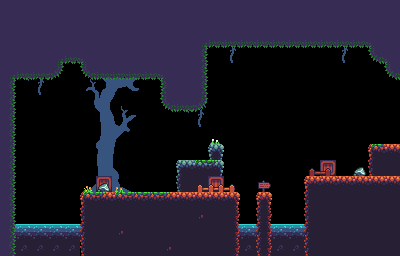

Below is a game level as drawn by its tile map, then a one-line description and the .tmx file that defines it, in full:
An orthogonal 25x16 tile map with 16x16 px tiles, 4 tile layers (back, pushing, middle, front) and 2 objects (Player, Map 2).

<map version="1.0" orientation="orthogonal" renderorder="right-down" width="25" height="16" tilewidth="16" tileheight="16" nextobjectid="8">
 <tileset firstgid="1" name="level" tilewidth="16" tileheight="16" tilecount="136" columns="17">
  <image source="../tilesets/level.png" width="272" height="128" />
 </tileset>
 <layer name="back" width="25" height="16">
  <data encoding="csv">
0,0,0,0,0,0,0,0,0,0,0,0,0,0,0,0,0,0,0,0,0,0,0,0,0,
0,0,0,0,0,0,0,0,0,0,0,0,0,0,0,0,0,0,0,0,0,0,0,0,0,
0,0,0,0,0,0,0,0,0,0,0,0,0,0,0,0,0,0,0,0,0,0,0,0,0,
0,0,0,0,0,0,0,0,0,0,0,0,0,0,0,0,0,0,0,0,0,0,0,0,0,
0,1,2,0,0,3,4,5,6,7,0,0,0,0,0,0,0,0,0,0,0,0,0,0,0,
0,18,19,0,0,20,21,22,23,24,0,0,0,0,0,0,0,0,0,0,0,0,0,0,0,
0,0,0,0,0,37,38,39,40,41,0,1,2,0,0,0,0,0,0,0,0,0,0,0,0,
0,0,0,0,0,54,55,56,57,58,0,18,19,0,0,0,0,0,0,0,0,0,0,0,0,
0,0,0,0,0,71,72,73,74,75,0,0,0,0,0,0,0,0,0,0,0,0,0,0,0,
0,0,0,0,0,88,89,90,91,92,0,0,0,48,0,0,0,0,0,0,0,0,0,0,0,
0,0,0,0,0,105,106,107,108,109,0,45,42,61,0,0,0,0,0,0,0,0,0,0,0,
0,0,0,0,0,122,123,124,125,126,0,62,29,64,0,0,32,0,0,0,0,0,0,0,0,
0,0,0,0,0,0,0,0,0,0,0,0,0,0,0,0,0,0,0,0,0,0,0,0,0,
0,0,0,0,0,0,0,0,0,0,0,0,0,0,0,0,0,0,0,0,0,0,0,0,0,
94,94,94,94,94,94,0,0,0,0,0,0,0,0,94,94,94,94,94,94,0,0,0,0,0,
111,111,111,111,111,0,0,0,0,0,0,0,0,0,111,111,111,111,111,111,0,0,0,0,0
</data>
 </layer>
 <layer name="pushing" width="25" height="16">
  <data encoding="csv">
0,0,0,0,0,0,0,0,0,0,0,0,0,0,0,0,0,0,0,0,0,0,0,0,0,
0,0,0,0,0,0,0,0,0,0,0,0,0,0,0,0,0,0,0,0,0,0,0,0,0,
0,0,0,0,0,0,0,0,0,0,0,0,0,0,0,0,0,0,0,0,0,0,0,0,0,
0,0,0,0,0,0,0,0,0,0,0,0,0,0,0,0,0,0,0,0,0,0,0,0,0,
0,0,0,0,0,0,0,0,0,0,0,0,0,0,0,0,0,0,0,0,0,0,0,0,0,
0,0,0,0,0,0,0,0,0,0,0,0,0,0,0,0,0,0,0,0,0,0,0,0,0,
0,0,0,0,0,0,0,0,0,0,0,0,0,0,0,0,0,0,0,0,0,0,0,0,0,
0,0,0,0,0,0,0,0,0,0,0,0,0,0,0,0,0,0,0,0,0,0,0,0,0,
0,0,0,0,0,0,0,0,0,0,0,0,0,0,0,0,0,0,0,0,0,0,0,0,0,
0,0,0,0,0,0,0,0,0,0,0,0,0,0,0,0,0,0,0,0,0,0,0,0,0,
0,0,0,0,0,0,0,0,0,0,0,0,0,0,0,0,0,0,0,0,77,0,0,0,0,
0,0,0,0,0,0,77,0,0,0,0,0,0,77,0,0,0,0,0,0,0,0,0,0,0,
0,0,0,0,0,0,0,0,0,0,0,0,0,0,0,0,0,0,0,0,0,0,0,0,0,
0,0,0,0,0,0,0,0,0,0,0,0,0,0,0,0,0,0,0,0,0,0,0,0,0,
0,0,0,0,0,0,0,0,0,0,0,0,0,0,0,0,0,0,0,0,0,0,0,0,0,
0,0,0,0,0,0,0,0,0,0,0,0,0,0,0,0,0,0,0,0,0,0,0,0,0
</data>
 </layer>
 <layer name="middle" width="25" height="16">
  <data encoding="csv">
98,98,98,98,98,98,98,98,98,98,98,98,98,98,98,98,98,98,98,98,0,0,0,0,0,
98,98,98,98,98,98,98,98,98,98,98,98,98,98,98,98,98,98,98,98,0,0,0,0,0,
98,98,98,98,98,98,98,98,98,98,98,98,78,115,115,115,115,115,115,115,115,115,115,79,0,
98,98,98,78,115,79,98,98,98,98,98,98,99,0,0,0,0,0,0,0,0,0,0,114,79,
78,115,115,116,0,114,115,115,115,115,79,98,99,0,0,0,0,0,0,0,0,0,0,0,114,
99,0,0,0,0,0,0,0,0,0,97,98,99,0,0,0,0,0,0,0,0,0,0,0,0,
99,0,0,0,0,0,0,0,0,0,114,115,116,0,0,0,0,0,0,0,0,0,0,0,0,
99,0,0,0,0,0,0,0,0,0,0,0,0,0,0,0,0,0,0,0,0,0,0,0,0,
99,0,0,0,0,0,0,0,0,0,0,0,0,0,0,0,0,0,0,0,0,0,0,0,0,
99,0,0,0,0,0,0,0,0,0,0,0,0,0,0,0,0,0,0,0,0,0,0,26,12,
99,0,0,0,0,0,0,0,0,0,0,0,0,0,0,0,0,0,0,0,0,0,0,28,0,
99,0,0,0,0,0,0,0,0,0,0,0,0,0,0,0,0,0,0,11,12,12,12,12,12,
99,0,0,0,0,26,10,8,9,9,10,12,8,10,13,0,14,0,0,28,0,0,0,0,0,
99,0,0,0,0,28,29,29,29,29,29,29,25,29,30,0,31,0,0,28,0,0,0,0,0,
99,0,0,0,0,28,29,25,29,29,29,29,29,29,30,0,31,0,0,28,0,0,0,0,0,
99,0,0,0,0,28,29,29,29,29,25,29,29,29,30,0,31,0,0,28,0,0,0,0,0
</data>
 </layer>
 <layer name="front" width="25" height="16">
  <data encoding="csv">
0,0,0,0,0,0,0,0,0,0,0,0,0,0,0,0,0,0,0,98,98,98,98,98,98,
0,0,0,0,0,0,0,0,0,0,0,0,0,0,0,0,0,0,0,0,98,98,98,98,98,
0,0,0,0,0,0,0,0,0,0,0,0,0,0,0,0,0,0,0,0,0,0,0,0,98,
0,0,0,0,0,0,0,0,0,0,0,0,0,0,19,0,0,0,0,0,0,19,0,0,0,
0,0,0,0,0,0,0,0,0,0,0,0,0,0,0,0,0,0,0,0,0,0,0,0,0,
0,0,0,0,0,0,0,0,0,0,0,0,0,0,0,0,0,0,0,0,0,0,0,0,0,
0,0,0,0,0,0,0,0,0,0,0,0,0,0,0,0,0,0,0,0,0,0,0,0,0,
0,0,0,0,0,0,0,0,0,0,0,0,0,0,0,0,0,0,0,0,0,0,0,0,0,
0,0,0,0,0,0,0,0,0,0,0,0,0,101,0,0,0,0,0,0,0,0,0,0,0,
0,0,0,0,0,0,0,0,0,0,0,0,0,0,0,0,0,0,0,0,0,0,0,0,0,
0,0,0,0,0,0,0,0,0,0,0,0,0,0,0,0,0,0,0,66,68,0,119,0,29,
0,0,0,0,0,117,119,118,0,0,0,0,49,50,51,0,0,0,0,0,0,0,0,0,0,
0,0,0,0,0,0,0,0,0,0,0,0,12,12,0,0,0,0,0,0,29,29,29,29,29,
0,0,0,0,0,0,0,0,0,0,0,0,0,0,0,0,0,0,0,0,29,29,29,29,29,
0,0,0,0,0,0,0,0,0,0,0,0,0,0,0,0,0,0,0,0,29,29,29,29,29,
0,0,0,0,0,0,0,0,0,0,0,0,0,0,0,0,0,0,0,0,29,29,29,29,29
</data>
 </layer>
 <objectgroup color="#00ff00" name="spawn points">
  <object id="1" name="Player" x="141.333" y="173" width="6.33333" height="6.33333">
   <ellipse />
  </object>
 </objectgroup>
 <objectgroup color="#0000ff" name="doors">
  <object id="7" name="Map 2" x="368.583" y="111.5" width="32" height="32" />
 </objectgroup>
</map>
